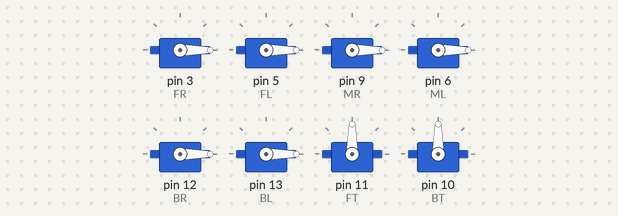
Bench run of a sketch on a simulated Arduino Uno, built with avr-gcc and run on an emulated ATmega328P. On the bench: 8 × servo.

Above: at 0.1 s.
At 4.43 s:
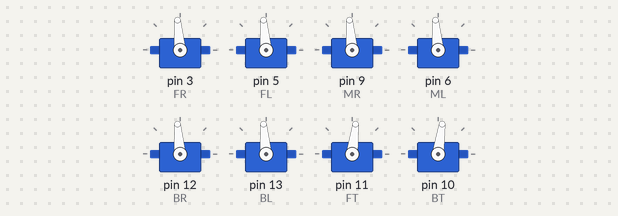
At 8.3 s:
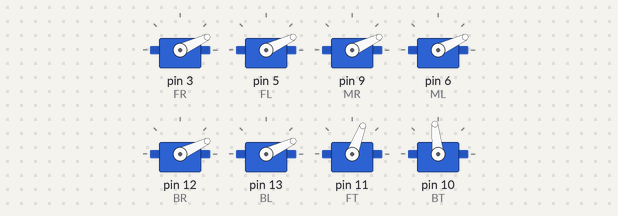
At 16.8 s:
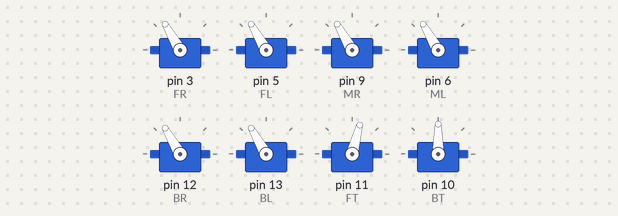
At 26.3 s:
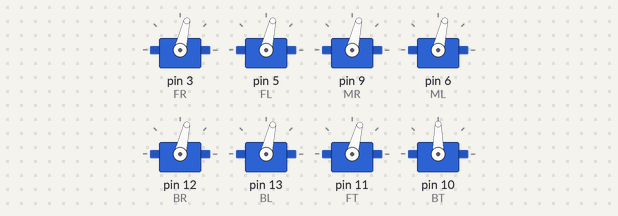
At 34.9 s:
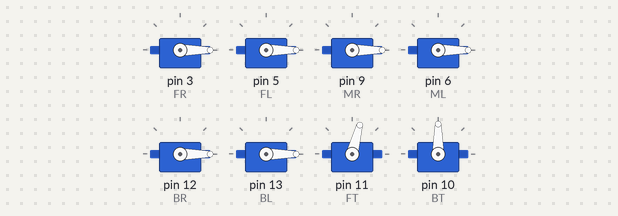
Timing chart, 0 to 40.0 s (numbered marks = the images above):
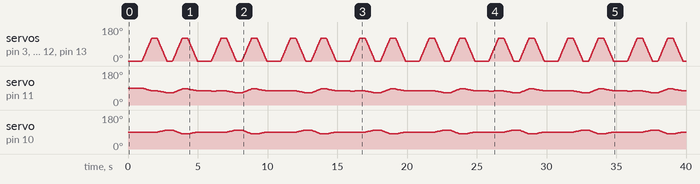

The sketch:

Spidercode.ino
```cpp
#include <Servo.h>

Servo FR;
int FRpos = 0;
Servo FL;
int FLpos = 0;

Servo MR;
int MRpos = 0;
Servo ML;
int MLpos = 0;

Servo BR;
int BRpos = 0;
Servo BL;
int BLpos = 0;

Servo FT;
int FTpos = 0;
Servo BT;
int BTpos = 0;

long previousMillis = 0;

void setup() {
  FR.attach(3);
  FL.attach(5);

  MR.attach(9);
  ML.attach(6);

  BR.attach(12);
  BL.attach(13);

  FT.attach(11);
  BT.attach(10);

  //Initial Position
  FR.write(0);
  FL.write(0);

  MR.write(0);
  ML.write(0);

  BR.write(0);
  BL.write(0);

  FT.write(90);
  BT.write(90);

  updatePos(0,0,0,0,0,0,90,90);

  Serial.begin(9600);

}

void loop() {
 delay(1000);
 moveServos(120,120,120,120,120,120,75,90,5);
 delay(400);
 moveServos(0,0,0,0,0,0,65,100,5);
 delay(400);
 moveServos(120,120,120,120,120,120,85,80,5);
 delay(400);
 moveServos(0,0,0,0,0,0,75,90,5);
}

void updatePos(int FRval,int MLval,int BRval,int FLval,int MRval,int BLval,int FTval,int BTval){
  FRpos = FRval;
  MLpos = MLval;
  BRpos = BRval;
  FLpos = FLval;
  MRpos = MRval;
  BLpos = BLval;
  FTpos = FTval;
  BTpos = BTval;
}

void moveServos(int FRval,int MLval,int BRval,int FLval,int MRval,int BLval,int FTval,int BTval, long inter){
  float FRdif = -(FRpos - FRval);
  float MLdif = -(FLpos - FLval);
  float BRdif = -(BRpos - BRval);
  float FLdif = -(BLpos - BLval);
  float MRdif = -(MRpos - MRval);
  float BLdif = -(MLpos - MLval);
  float FTdif = -(FTpos - FTval);
  float BTdif = -(BTpos - BTval);

  float diffs[8]={FRdif,MLdif,BRdif,FLdif,MRdif,BLdif,FTdif,BTdif};
  float maxDiff = 0;
  for(int i = 0; i < 8; i++)
  {
    if(abs(diffs[i]) > maxDiff) {
        maxDiff = abs(diffs[i]);
    }
  }
  if(maxDiff > 0){
    float FRinc = FRdif/maxDiff;
    float MLinc = MLdif/maxDiff;
    float BRinc = BRdif/maxDiff;
    float FLinc = FLdif/maxDiff;
    float MRinc = MRdif/maxDiff;
    float BLinc = BLdif/maxDiff;
    float FTinc = FTdif/maxDiff;
    float BTinc = BTdif/maxDiff;

    float FRcpos = FRpos;
    float MLcpos = MLpos;
    float BRcpos = BRpos;
    float FLcpos = FLpos;
    float MRcpos = MRpos;
    float BLcpos = BLpos;
    float FTcpos = FTpos;
    float BTcpos = BTpos;

    int inc = 0;
    while(inc < maxDiff){
      //unsigned long currentMillis = millis();
      //if(currentMillis - previousMillis > inter) {
        //currentMillis = previousMillis;

        FRcpos += FRinc;
        MLcpos += MLinc;
        BRcpos += BRinc;
        FLcpos += FLinc;
        MRcpos += MRinc;
        BLcpos += BLinc;
        FTcpos += FTinc;
        BTcpos += BTinc;

        FR.write(round(FRcpos));
        ML.write(round(MLcpos));
        BR.write(round(BRcpos));
        FL.write(round(FLcpos));
        MR.write(round(MRcpos));
        BL.write(round(BLcpos));
        FT.write(round(FTcpos));
        BT.write(round(BTcpos));

        delay(inter);
        inc++;
      //}
    }
    updatePos(FRcpos,MLcpos,BRcpos,FLcpos,MRcpos,BLcpos,FTcpos,BTcpos);
  }

}
```

Measured:
- by itself, servo on pin 3 (FR), servo on pin 5 (FL), servo on pin 9 (MR), servo on pin 6 (ML), servo on pin 12 (BR), servo on pin 13 (BL): moves between 0° and 120°, repeating every 5.0 s
